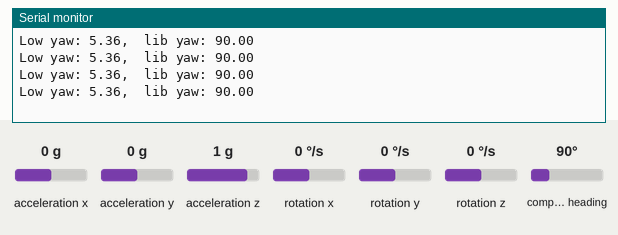
This sketch was run on a simulated Arduino Uno, built with avr-gcc and run on an emulated ATmega328P. Shown: the last lines printed to the serial monitor. Inputs (shaded band) come from the test bench; at power-on: rotation z 0 °/s, compass heading 90°, acceleration x 0 g, acceleration y 0 g, acceleration z 1 g, rotation x 0 °/s, rotation y 0 °/s.

Above: at 3.2 s.
3.3 s: rotation z set to -192 °/s
At 3.72 s:
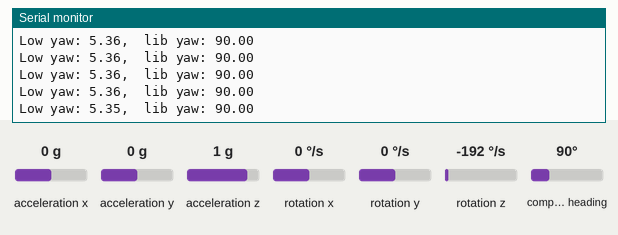
4.8 s: compass heading set to 7°
At 4.99 s:
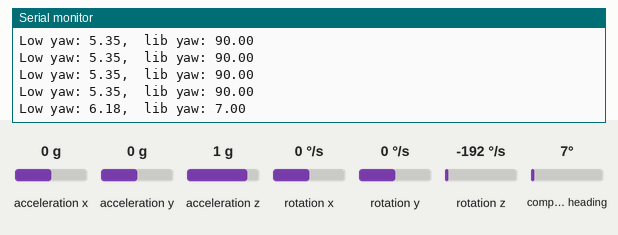
6.3 s: rotation z set to 0 °/s
At 6.52 s:
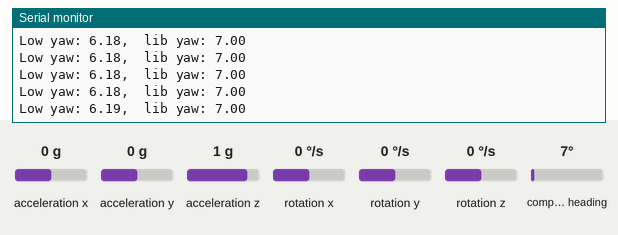
Timing chart, 0 to 9.3 s (numbered marks = the images above; inputs shaded):
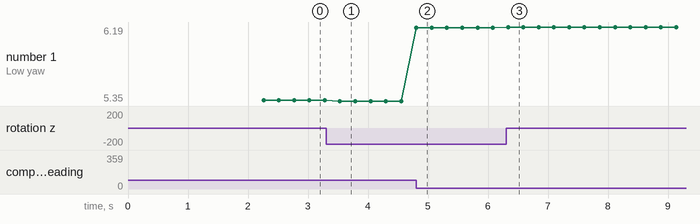

The sketch:

106_6_get_yaw_gyro_n_mag.ino
```cpp
// This code shows it is not useful using gyro and mag to get yaw.

#include "MPU9250.h"
#include <math.h>

MPU9250 mpu;

float magX, magY, magZ;
float gyroX, gyroY, gyroZ;
float yaw;

// Complementary filter coefficients
float alpha = 0.95f;
float beta = 1.0f - alpha;

void setup() {
    Serial.begin(115200);
    Wire.begin();
    delay(2000);

    if (!mpu.setup(0x68)) {  // change to your own address
        while (1) {
            Serial.println("MPU connection failed. Please check your connection with `connection_check` example.");
            delay(5000);
        }
    }
}

void loop() {
    if (mpu.update()) {
        static uint32_t prev_ms = millis();
        if (millis() > prev_ms + 250) {
            print_pitch_roll();
            prev_ms = millis();
        }
    }
}

void print_pitch_roll() {
    magX = mpu.getMagX();
    magY = mpu.getMagY();
    magZ = mpu.getMagZ();
    gyroX = mpu.getGyroX();
    gyroY = mpu.getGyroY();
    gyroZ = mpu.getGyroZ();

    // Calculate the pitch and roll angles
    yaw = get_yaw_from_gyro_and_magnetic(gyroZ, magX, magY, magZ) ;

    Serial.print("Low yaw: ");
    Serial.print(yaw, 2);
    Serial.print(", ");
    Serial.print(" lib yaw: ");
    Serial.println(mpu.getYaw(), 2);

}

float get_yaw_from_gyro_and_magnetic(float gyro_z, float magnetic_x, float magnetic_y, float magnetic_z) {
  // Calculate the pitch angle using the accelerometer.
  float pitch = atan2(-magnetic_y, sqrt(magnetic_x * magnetic_x + magnetic_z * magnetic_z));

  // Calculate the yaw angle using the gyro and the pitch angle.
  float yaw = gyro_z * (M_PI / 180) * 0.001; // Convert gyro rate from degrees per second to radians per second.
  yaw += pitch;

  // Normalize the yaw angle to the range [0, 2 * M_PI].
  if (yaw < 0) {
    yaw += 2 * M_PI;
  } else if (yaw > 2 * M_PI) {
    yaw -= 2 * M_PI;
  }

  return yaw;
}
```

Measured:
- after the input at 3.3 s, the serial monitor: prints a new line after 0.23 s (image 1)
- after the input at 4.8 s, the serial monitor: prints a new line at once (image 2)
- after the input at 6.3 s, the serial monitor: prints a new line at once (image 3)
- plotted number 1: 5.36 → 5.35 after the input at 3.3 s, 5.35 → 6.18 after the input at 4.8 s, 6.18 → 6.19 after the input at 6.3 s
